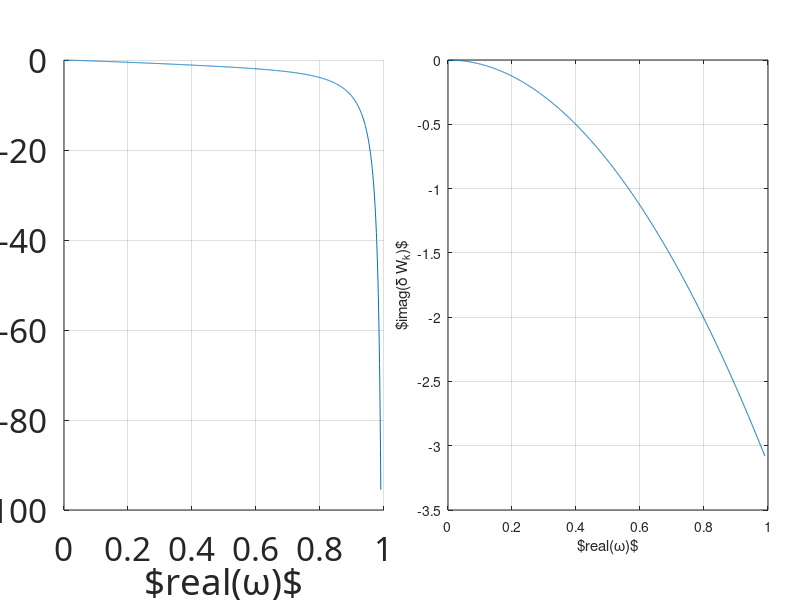

MATLAB code to generate this figure:
clear;
figure(2);
%clf(2);
figure(2);

n=1000;
omega_0=0,
omega_1=0.99;
omega=linspace(omega_0,omega_1,n);

%dwk_kd0=-(-omega./(omega-1)+omega+omega.^2.*log(1-1./omega));

dwk_kd0=-((omega.^2-2*omega)./(omega-1)+omega.^2.*log(1-1./omega));

%dwk_kd=omega.^2./(omega-1);



 set(gcf,'Units','points','position',[100 500 1200 600],'Color',[1 1 1]);
% 
% % 
 hax=axes('Position',[0.08 0.15 0.4 0.75],'FontSize',24,'FontName','Latex'); 
%plot(omega,real(dwk_kd));
hold all;
plot(omega,real(dwk_kd0));


grid on;
xlabel('$real(\omega)$');
ylabel('$real(\delta W_k)$');

hax=axes('Position',[0.56 0.15 0.4 0.75],'FontSize',24); 
%plot(omega,imag(dwk_kd));
plot(omega,imag(dwk_kd0));

xlabel('$real(\omega)$');
ylabel('$imag(\delta W_k)$');

grid on;


%myprint('wangsj_dwk_omega_only');